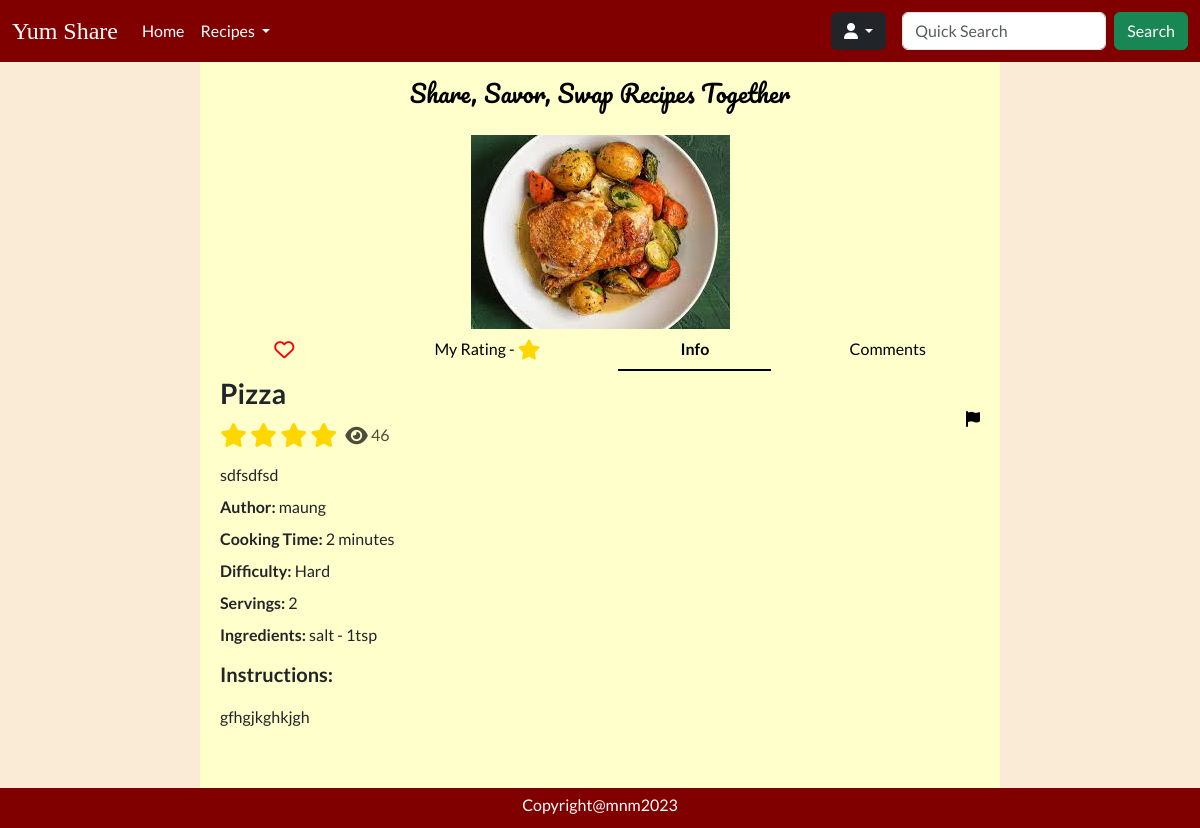
Page /recipe?id=10 (signed in) on the earlier database version.
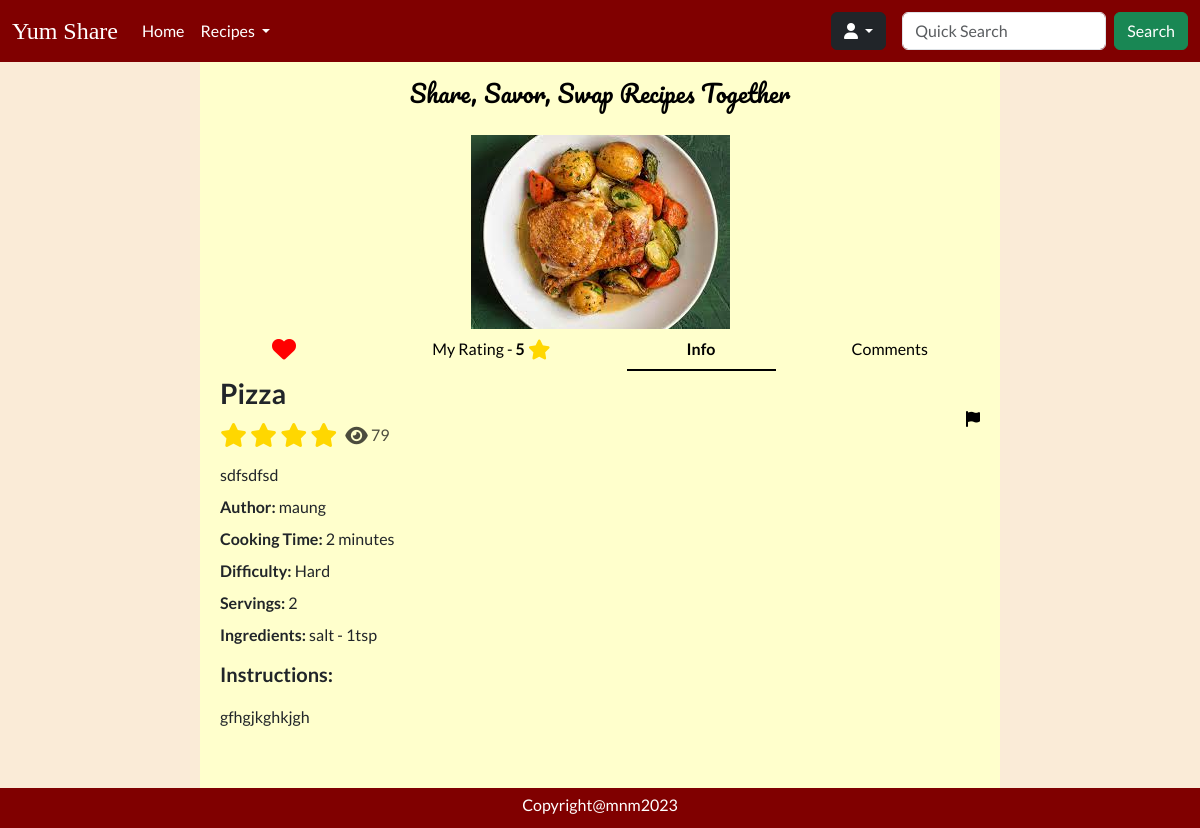
Same page on the later database version.
### tables this page shows
CREATE TABLE `recipes` (
  `id` int NOT NULL AUTO_INCREMENT,
  `name` varchar(255) NOT NULL,
  `time` int NOT NULL,
  `difficulty` int DEFAULT NULL,
  `description` varchar(255) DEFAULT NULL,
  `instructions` text NOT NULL,
  `servings` int DEFAULT NULL,
  `image` varchar(255) DEFAULT NULL,
  `views` int DEFAULT '0',
  `user_id` int NOT NULL,
  `created` datetime NOT NULL,
  `ingredients` text NOT NULL,
  `updated` datetime DEFAULT NULL,
  `rating` int DEFAULT '0',
  PRIMARY KEY (`id`),
  KEY `user_id` (`user_id`),
  CONSTRAINT `recipes_ibfk_1` FOREIGN KEY (`user_id`) REFERENCES `users` (`id`) ON DELETE CASCADE
);

CREATE TABLE `users` (
  `id` int NOT NULL AUTO_INCREMENT,
  `name` varchar(255) NOT NULL,
  `email` varchar(255) NOT NULL,
  `password` varchar(255) NOT NULL,
  `is_admin` int DEFAULT '0',
  `created` datetime NOT NULL,
  `updated` datetime DEFAULT NULL,
  PRIMARY KEY (`id`)
);

### Core/functions.php (called while the page is built, shortened)
<?php
function base_path($path)
{
    return BASE_PATH . $path;
}
function view($path, $attributes = [])
{
    extract($attributes);
    require base_path('views/' . $path);
}
function intToDifficulty($value) {
    switch($value) {
        case 3:
            return 'Hard';
            break;
    }
}
function loggedIn() {
    return isset($_SESSION['user']);
}

### Http/controllers/recipes/show.php (called while the page is built, shortened)
<?php
$recipeRepo = new RecipeRepository();
$favRepo = new FavouriteRepository();
$ratingRepo = new RatingRepository();
$commentRepo = new CommentRepository();
$userRepo = new UserRepository();
$recipeId = $_GET['id'];
$recipeRepo->updateView($recipeId);
$recipe = $recipeRepo->findById($recipeId);
$isFavourite = false;
$userRating = false;
if (isset($_SESSION['user'])) {
    $isFavourite = (bool) $favRepo->findByUserIdAndRecipeId($_SESSION['user']['id'], $recipeId);
    $userRating = $ratingRepo->findByUserIdAndRecipeId($_SESSION['user']['id'], $recipeId);
}
$comments = $commentRepo->findByRecipeId($recipeId);
view('/recipes/show.view.php',[
    'recipe' => $recipe,
    'isFavourite' => $isFavourite,
    'userRating' => $userRating ? $userRating['rating'] : '',
    'comments' => $comments,
    'author' => $recipe ? $userRepo->findById($recipe['user_id']) : ''
]);

### public/index.php (called while the page is built, shortened)
<?php
require BASE_PATH . 'Core/functions.php';
require BASE_PATH . 'bootstrap.php';
$router = new Core\Router();
$url = parse_url($_SERVER['REQUEST_URI'])['path'];
$method = $_POST['_method'] ?? $_SERVER['REQUEST_METHOD'];
$router->route($url, $method);

### Core/App.php (called while the page is built, shortened)
<?php
class App
{
    protected static Container $container;
    public static function setContainer($container) {
        static::$container = $container;
    }
    public static function getContainer() {
        return static::$container;
    }
}

### config.php (called while the page is built)
<?php
return [
  'database' => [
      'host' => 'localhost',
      'port' => 3306,
      'dbname' => 'recipeapp'
  ]
];

### bootstrap.php (called while the page is built, shortened)
<?php
$container = new Container();
$container->bind('Core\Database', function () {
    $config = require base_path('config.php');
    return new Database($config['database']);
});

### Core/Database.php (called while the page is built, shortened)
<?php
class Database
{
    protected $connection;
    public function __construct($config, $username = 'root', $password = 'root')
    {
        $dsn = 'mysql:' . http_build_query($config, '', ';');
        $this->connection = new PDO($dsn, $username, $password, [
            PDO::ATTR_DEFAULT_FETCH_MODE => PDO::FETCH_ASSOC
        ]);
    }
    public function query($query, $params = []) {
        $this->statement = $this->connection->prepare($query);
        $this->statement->execute($params);
        return $this->statement;
    }
}

### Core/Container.php (called while the page is built, shortened)
<?php
class Container
{
    protected $bindings = [];
    public function bind($key, $value) {
        $this->bindings[$key] = $value;
    }
    public function resolve($key) {
        return call_user_func($this->bindings[$key]);
    }
}

### repositories/RecipeRepository.php (called while the page is built, shortened)
<?php
class RecipeRepository
{
    protected $db;
    public function __construct()
    {
        $this->db = App::getContainer()->resolve('Core\Database');
    }
    public function findById($recipeId) {
        $statement = "SELECT * FROM recipes WHERE id = :id";
        return $this->db->query($statement, [
           'id' => $recipeId
        ])->fetch();
    }
    public function updateRecipe($attributes) {
        $statement = 'UPDATE recipes SET  ';
        foreach ($attributes as $key => $value) {
            if ($key === 'id') {
                continue;
            }
            $statement = $statement . $key . '=:' . $key . ',';
        }
        $statement = substr($statement, 0, -1);
        $statement = $statement . ' WHERE id=:id';
        $this->db->query($statement, $attributes);
    }
}

### repositories/FavouriteRepository.php (called while the page is built, shortened)
<?php
class FavouriteRepository
{
    protected $db;
    public function __construct()
    {
        $this->db = App::getContainer()->resolve('Core\Database');
    }
    public function findByUserIdAndRecipeId($userId, $recipeId) {
        $statement = "SELECT * FROM favourites WHERE user_id=:userId AND recipe_id=:recipeId";
        return $this->db->query($statement, [
            'userId' => $userId,
            'recipeId' => $recipeId
        ])->fetch();
    }
}

### repositories/UserRepository.php (called while the page is built, shortened)
<?php
class UserRepository
{
    protected $db;
    public function __construct()
    {
        $this->db = App::getContainer()->resolve('Core\Database');
    }
    public function findById($id) {
        $query = "SELECT * FROM users WHERE id = :id";
        $user = $this->db->query($query, [
            'id' => $id
        ])->fetch();
        return $user;
    }
}

### repositories/RatingRepository.php (called while the page is built, shortened)
<?php
class RatingRepository
{
    protected $db;
    public function __construct()
    {
        $this->db = App::getContainer()->resolve('Core\Database');
    }
    public function findByUserIdAndRecipeId($userId, $recipeId) {
        $statement = "SELECT * FROM ratings WHERE user_id = :userId AND recipe_id = :recipeId";
        return $this->db->query($statement, [
            'userId' => $userId,
            'recipeId' => $recipeId,
        ])->fetch();
    }
}

### views/recipes/show.view.php (the view, shortened to what the changed rows need)
<!doctype html>
<html lang="en">
<head>
  <?php require BASE_PATH . 'public/resources/links/links.php' ?>
</head>
<body>
  <header>
    <?php require base_path('views/partials/nav.view.php') ?>
  </header>
  <main>
    <div class="d-flex justify-content-center container-fluid">
      <div class="content container-fluid" style="max-width: 800px; background-color: #ffffcc;">
        <p class="slogan text-black mb-4 fs-4">Share, Savor, Swap Recipes Together</p>
        <?php if ($recipe) : ?>
          <div class="recipe-image d-flex flex-column align-items-center position-relative">
            <img id="recipe-image" class="" src="<?= $_FILES['image'] ?? $recipe['image'] ?>" alt="recipe" style="max-width: 100%; max-height: 500px;">
            <ul class="text-dark nav nav-underline nav-fill" style="width: 100%;">
              <?php if (loggedIn()) : ?>
                <li class="favourite-tab nav-item">
                  <button id="fav-btn" class="<?= $isFavourite === true ? 'hide' : 'show' ?> nav-link" onclick="favourite(<?= $recipe['id'] ?>)" title="Add to favourites">
                    <i class="empty-heart-icon fa-regular fa-heart fa-lg"></i>
                  </button>
                  <button id="unfav-btn" class="<?= $isFavourite === true ? 'show' : 'hide' ?> nav-link" onclick="unfavourite(<?= $recipe['id'] ?>)" title="Remove from favourites">
                    <i class="full-heart-icon fa-solid fa-heart fa-xl"></i>
                  </button>
                </li>
                <li class="rating-tab nav-item">
                  <button class="nav-link text-black" type="button" data-bs-toggle="modal" data-bs-target="#ratingModal" title="Rate this recipe">
                    <span class="fs-6">My Rating - <span id="userRating" class="fw-semibold"><?= $userRating ?? '' ?></span></span>
                    <i class="star fa-solid fa-star fa-lg"></i>
                  </button>
                </li>
              <?php endif; ?>
              <li class="info-tab nav-item">
                <button id='info-button' class="nav-link active">Info</button>
              </li>
              <li class="comments-tab nav-item">
                <button id="comments-button" class="nav-link"><span class="text-black">Comments</span></button>
              </li>
            </ul>
          </div>
          <div class="info text-start lh-1 p-2" id="info-section">
            <div class="d-flex flex-row justify-content-between align-items-center mb-2">
              <div class="d-flex flex-column gap-1 mb-3">
                <p class="fw-semibold fs-3"><?= htmlspecialchars($recipe['name']) ?></p>
                <div class="d-flex flex-row">
                  <div class="me-2">
                    <?php if (isset($recipe['rating'])) : ?>
                      <?php for ($i = 1; $i <= $recipe['rating']; $i++) : ?>
                        <i class="star fa-solid fa-star fa-xl"></i>
                      <?php endfor; ?>
                    <?php endif; ?>
                  </div>
                  <div style="color: rgba(0, 0, 0, 0.7);">
                    <i class="fa-solid fa-eye fa-lg"></i>
                    <span><?= $recipe['views'] ?></span>
                  </div>
                </div>
              </div>
              <?php if (loggedIn() && $_SESSION['user']['id'] === $recipe['user_id']) : ?>
                <div>
                  <a class="btn btn-success" href="/recipe/edit?id=<?= $recipe['id'] ?>">Edit Info</a>
                  <button class="btn btn-danger" onclick="confirmDeleteRecipe(<?= $recipe['id'] ?>)">Delete Recipe</button>
                </div>
              <?php else : ?>
                <a type="button" data-bs-toggle="modal" data-bs-target="#report-recipe-modal<?= $recipe['id'] ?>">
                  <i class="fa-solid fa-flag text-black" title="Report to admin"></i>
                </a>
              <?php endif; ?>
            </div>
            <p><?= htmlspecialchars($recipe['description']) ?></p>
            <p><span class="fw-semibold">Author: </span> <?= htmlspecialchars($author['name']) ?></p>
            <p><span class="fw-semibold">Cooking Time:</span> <?= htmlspecialchars($recipe['time']) ?> minutes</p>
            <p><span class="fw-semibold">Difficulty:</span> <?= intToDifficulty($recipe['difficulty']) ?></p>
            <p><span class="fw-semibold">Servings:</span> <?= $recipe['servings'] ?></p>
            <p><span class="fw-semibold">Ingredients:</span> <?= htmlspecialchars($recipe['ingredients']) ?></p>
            <div class="lh-base">
              <p class="fs-5 fw-semibold">Instructions:</p>
              <p><?= htmlspecialchars($recipe['instructions']) ?></p>
            </div>
          </div>
        <?php else : ?>
          <?php $link = isset($_SESSION['user']) ? '/home' : '/' ?>
          <p class="text-center fs-4">This recipe doesn't exist. Go <a href="<?= $link ?>">home</a></p>
        <?php endif; ?>
      </div>
    </div>
  </main>
  <footer>
    <?php require base_path("views/partials/footer.view.php") ?>
  </footer>
</body>

### Core/Router.php (shortened to what the changed rows need)
<?php
class Router
{
    protected $routes = [];
    public function add($url, $controller, $method) {
        $this->routes[] = [
            'url' => $url,
            'controller' => $controller,
            'method' => $method,
            'middleware' => null
        ];
        return $this;
    }
    public function only($key) {
        $this->routes[array_key_last($this->routes)]['middleware'] = $key;
        return $this;
    }
    public function route($url, $method) {
        foreach ($this->routes as $route) {
            if ($route['url'] === $url && $route['method'] === strtoupper($method)) {
                return require base_path('Http/controllers/' . $route['controller']);
            }
        }
    }
}

### views/partials/nav.view.php (shortened to what the changed rows need)
<nav class="navbar navbar-expand-lg text-white fixed-top">
    <?php if (isset($_SESSION['user'])) : ?>
        <div class="container-fluid">
            <?php $brandLink = isset($_SESSION['user']) ? '/home' : '/' ?>
            <a class="heading navbar-brand text-white fs-4" href="<?= $brandLink ?>">Yum Share</a>
            <div class="collapse navbar-collapse" id="navbarSupportedContent">
                <ul class="navbar-nav me-auto mb-2 mb-lg-0">
                    <li class="nav-item">
                        <a class="nav-link active text-white" aria-current="page" href="/home"><span class="gray-hover">Home</span></a>
                    </li>
                    <li class="nav-item dropdown">
                        <a class="nav-link dropdown-toggle text-white" href="#" role="button" data-bs-toggle="dropdown" aria-expanded="false">
                            <span class="gray-hover">Recipes</span>
                        </a>
                    </li>
                </ul>
                <div class="nav-item btn-group dropdown me-3 mb-3 mb-lg-0">
                    <button type="button" class="btn btn-dark dropdown-toggle" data-bs-toggle="dropdown" aria-expanded="false">
                        <i class="fa-solid fa-user"></i>
                    </button>
                </div>
                <form class="d-flex" role="search" action="/search" method="GET">
                    <input name="name" class="form-control me-2" type="search" placeholder="Quick Search" aria-label="Search">
                    <button class="btn btn-success" type="submit">Search</button>
                </form>
            </div>
        </div>
    <?php endif; ?>
</nav>

### views/partials/footer.view.php
<div class="d-flex flex-row justify-content-center align-items-center" style="height: 30px;">
  <p class="text-white">Copyright@mnm2023</p>
</div>

Differences in the rows shown:
changed recipes "Pizza": userRating (not shown) → "5"; views "46" → "79"
